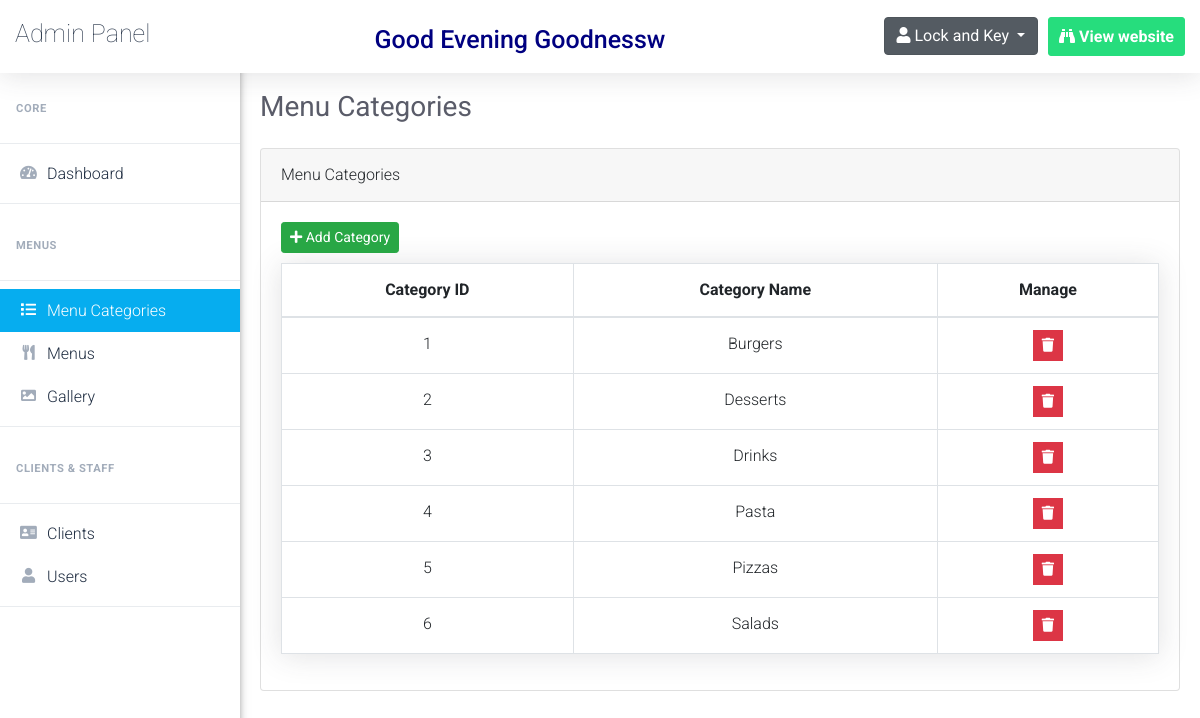
Screenshot of /admin/menu_categories.php (signed in) with the database file from the repository.
### tables this page shows
CREATE TABLE `users` (
  `user_id` int(2) NOT NULL,
  `username` varchar(20) NOT NULL,
  `email` varchar(30) NOT NULL,
  `full_name` varchar(50) NOT NULL,
  `password` varchar(100) NOT NULL
);

CREATE TABLE `menu_categories` (
  `category_id` int(2) NOT NULL,
  `category_name` varchar(15) NOT NULL
);

### admin/menu_categories.php (the view, shortened to what this page needs)
<?php
	$pageTitle = 'Menu Categories';
	if(isset($_SESSION['username_restaurant_qRewacvAqzA']) && isset($_SESSION['password_restaurant_qRewacvAqzA']))
	{
		include 'connect.php';
		include 'Includes/templates/header.php';
		include 'Includes/templates/navbar.php';
        ?>
        <?php
            $stmt = $con->prepare("SELECT * FROM menu_categories");
            $stmt->execute();
            $menu_categories = $stmt->fetchAll();
        ?>
            <div class="card">
                <div class="card-header">
                    <?php echo $pageTitle; ?>
                </div>
                <div class="card-body">
                	<button class="btn btn-success btn-sm" style="margin-bottom: 10px;" type="button" data-toggle="modal" data-target="#add_new_category" data-placement="top">
                    	<i class="fa fa-plus"></i>
                    	Add Category
                	</button>
                    <table class="table table-bordered categories-table">
                        <thead>
                            <tr>
                                <th scope="col">Category ID</th>
                                <th scope="col">Category Name</th>
                                <th scope="col">Manage</th>
                            </tr>
                        </thead>
                        <tbody>
                            <?php
                                foreach($menu_categories as $category)
                                {
                                    echo "<tr>";
                                        echo "<td>";
                                            echo $category['category_id'];
                                        echo "</td>";
                                        echo "<td style = 'text-transform:capitalize'>";
                                            echo $category['category_name'];
                                        echo "</td>";
                                        echo "<td>";
                                                $delete_data = "delete_".$category["category_id"];
                                                ?>
                                                    <ul class="list-inline m-0">
                                                        <li class="list-inline-item" data-toggle="tooltip" title="Delete">
                                                            <button class="btn btn-danger btn-sm rounded-0" type="button" data-toggle="modal" data-target="#<?php echo $delete_data; ?>" data-placement="top">
                                                            	<i class="fa fa-trash"></i>
                                                            </button>
                                                        </li>
                                                    </ul>
                                                <?php
                                        echo "</td>";
                                    echo "</tr>";
                                }
                            ?>
                        </tbody>
                    </table>
                </div>
            </div>
        <?php
        include 'Includes/templates/footer.php';
    }
    else
    {
        header('Location: index.php');
        exit();
    }
?>

### admin/Includes/templates/navbar.php (shortened to what this page needs)
<?php
    $id = $_SESSION['userid_restaurant_qRewacvAqzA'];
    $sql = $con->prepare("SELECT * FROM `users` WHERE `user_id`= '$id' ");
    $sql->execute();
    $fetch = $sql->fetch();
    $t=date("H");
    if ($t<"10") {
    $greeting =  "Good Morning";
}
    elseif ($t<"15") {
    $greeting = "Good Day";
}
    else {
    $greeting = "Good Evening";
}
?>
    <header class="headerMenu сlearfix sb-page-header">
        <div class="nav-header">
            <a class="navbar-brand" href="">
                Admin Panel
            </a>
        </div>
         <center><h4 class="welcomemssg"><?php echo "$greeting ". $fetch['username']?></h4></center>
        <div class="nav-controls top-nav">
            <ul class="nav top-menu">
                <li id="user-btn" class="main-li dropdown" style="background:none;">
                    <div class="dropdown show">
                        <a class="btn btn-secondary dropdown-toggle" href="#" role="button" id="dropdownMenuLink" data-toggle="dropdown" aria-haspopup="true" aria-expanded="false">
                            <i class="fa fa-user"></i>
                            <span class="username">Lock and Key</span>
                        </a>
                    </div>
                </li>
                <li class="main-li webpage-btn">
                    <a class="nav-item-button " href="../" target="_blank">
                        <i class="fas fa-binoculars"></i>
                        <span>View website</span>
                    </a>
                </li>
            </ul>
        </div>
    </header>
    <aside class="vertical-menu" id="vertical-menu">
        <div>
            <ul class="menu-bar">
                <div class="sidenav-menu-heading">
                    Core
                </div>
                <div class="dropdown-divider"></div>
                <li>
                    <a href="dashboard.php" class="a-verMenu dashboard_link">
                        <i class="fas fa-tachometer-alt icon-ver"></i>
                        <span style="padding-left:6px;">Dashboard</span>
                    </a>
                </li>
                <div class="dropdown-divider"></div>
                <div class="sidenav-menu-heading">
                    Menus
                </div>
                <div class="dropdown-divider"></div>
                <li>
                    <a href="menu_categories.php" class="a-verMenu menu_categories_link">
                        <i class="fas fa-list icon-ver"></i>
                        <span style="padding-left:6px;">Menu Categories</span>
                    </a>
                </li>
                <li>
                    <a href="menus.php" class="a-verMenu menus_link">
                        <i class="fas fa-utensils icon-ver"></i>
                        <span style="padding-left:6px;">Menus</span>
                    </a>
                </li>
                <li>
                    <a href="gallery.php" class="a-verMenu gallery_link">
                        <i class="far fa-image icon-ver"></i>
                        <span style="padding-left:6px;">Gallery</span>
                    </a>
                </li>
                <div class="dropdown-divider"></div>
                <div class="sidenav-menu-heading">
                    Clients & Staff
                </div>
                <div class="dropdown-divider"></div>
                <li>
                    <a href="clients.php" class="a-verMenu clients_link">
                        <i class="far fa-address-card icon-ver"></i>
                        <span style="padding-left:6px;">Clients</span>
                    </a>
                </li>
                <li>
                    <a href="users.php" class="a-verMenu users_link">
                        <i class="far fa-user icon-ver"></i>
                        <span style="padding-left:6px;">Users</span>
                    </a>
                </li>
                <div class="dropdown-divider"></div>
            </ul>
        </div>
    </aside>
    <div id="content" style="margin-left:240px;">
        <section class="content-wrapper" style="width: 100%;padding: 70px 0 0;">
            <div class="inside-page" style="padding:20px">
                <div class="page_title_top" style="margin-bottom: 1.5rem!important;">
                    <h1 style="color: #5a5c69!important;font-size: 1.75rem;font-weight: 400;line-height: 1.2;">
                        <?php echo $pageTitle; ?>
                    </h1>
                </div>

### admin/Design/css/main2.css (style rules this page uses)
a, a:hover { text-decoration: none !important; }
ul { display: block; list-style: none; padding: 0; margin: 0; }
html { scroll-behavior: smooth; }
body { font-family: 'Roboto', sans-serif; font-size: 16px; line-height: 28px; font-weight: 300; }
.headerMenu { position: fixed; left: 0; right: 0; top: 0; display: -ms-flexbox; display: flex; -webkit-box-pack: justify; -ms-flex-pack: justify; justify-content: space-between; -webkit-box-align: center; -ms-flex-align: center; align-items: center; -ms-flex-wrap: wrap; flex-wrap: wrap; z-index: 1002; background: #fff; min-height: 60px; padding: 10px 15px; box-shadow: 0 .15rem 1.75rem 0 rgba(58,59,69,.15); }
.nav-item-button { padding: 10px; line-height: 1;display: block; border: 1px solid #f0f0f8; background-color: #fff; text-decoration: none; border-radius: 3px; color: #66686d; }
.navbar-brand { font-family: inherit; color: #323f52; height: inherit; padding: 0px; line-height: 0px; font-weight: lighter; font-size: 25px; }
.sidenav-menu-heading { padding: 1.25rem 1rem 0.75rem; font-size: 0.7rem; font-weight: bold; text-transform: uppercase; letter-spacing: 0.05em; color: #a2acba; }
.active_link { text-decoration: none; background: #06adef; color: #fff !important; }
.active_link i { color: #fff !important; }
.vertical-menu { width:240px; float: left; height: 100%; position: fixed; background: #fff; top: 0; bottom: 0; z-index: 300; -moz-box-shadow: -3px 0 10px 0 #555; -webkit-box-shadow: -3px 0 10px 0 #555; box-shadow: -3px 0 10px 0 #555; }
.vertical-menu .menu-bar { padding:0px; margin:0px; margin-top: 75px; position: relative; }
.a-verMenu { display: -webkit-box; display: flex; -webkit-box-align: center; align-items: center; line-height: normal; padding-top: 0.75rem; padding-bottom: 0.75rem; position: relative; color: #1f2d41; padding: 0.75rem 1rem; }
.icon-ver { width: 25px; height: 18px; text-align: center; font-size: 15px; background: none; margin: 0; padding: 0; color: #a2acba; font-weight: 900; display: block; }
.top-menu { display: -webkit-box; display: -ms-flexbox; display: flex; -ms-flex-wrap: wrap; flex-wrap: wrap; padding-left: 0; margin-bottom: 0; list-style: none; }
.webpage-btn .nav-item-button { font-weight: 700; color: #fff; background: #26dd7d; border: 1px solid #26dd7d; }
.top-nav .top-menu .main-li { float: left; margin-left: 10px; }

### admin/Includes/templates/navbar.php (style rules this page uses)
.welcomemssg { color: navy; margin-top: 15px; font-size: 25px !important; }

### admin/menu_categories.php (style rules this page uses)
.categories-table { -webkit-box-shadow: 0 .15rem 1.75rem 0 rgba(58,59,69,.15)!important; box-shadow: 0 .15rem 1.75rem 0 rgba(58,59,69,.15)!important; text-align: center; vertical-align: middle; }

### rows the page displays
users: username "Goodnessw"
menu_categories: category_id "1", category_name "Burgers"
menu_categories: category_id "2", category_name "Desserts"
menu_categories: category_id "3", category_name "Drinks"
menu_categories: category_id "4", category_name "Pasta"
menu_categories: category_id "5", category_name "Pizzas"
menu_categories: category_id "6", category_name "Salads"

### other values shown
$greeting "Good Evening"
$pageTitle "Menu Categories"
